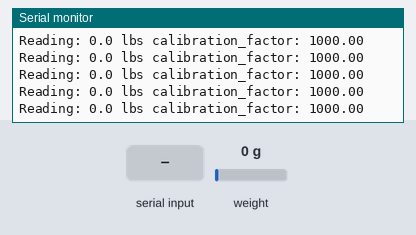
The sketch below on a simulated Arduino Uno, built with avr-gcc and run on an emulated ATmega328P. Shown: the last lines printed to the serial monitor. The inputs (shaded band) are chosen by the test bench; at power-on: weight on the scale 0 g.

Above: at 3.3 s.
3.4 s: weight on the scale set to 100 g
At 3.5 s:
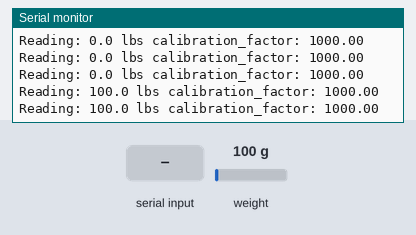
6.4 s: "+" received over Serial
At 6.54 s:
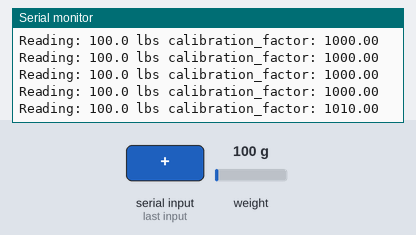
9.4 s: "a" received over Serial
At 9.47 s:
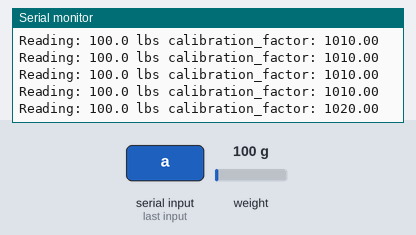
10.9 s: weight on the scale set to 1250 g
At 14.84 s:
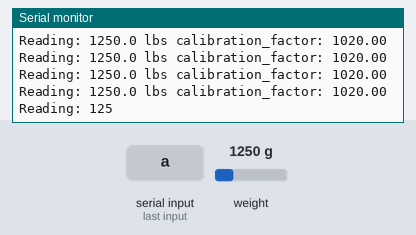
Timing chart, 0 to 14.9 s (numbered marks = the images above; inputs shaded):
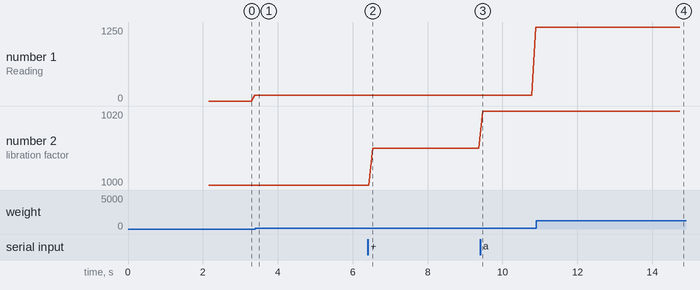

The sketch:

hx711_test.ino
```cpp
// (licence header left out)
#include "HX711.h"

#define DOUT  2
#define CLK  12

HX711 scale;

float calibration_factor = 1000; //-7050 worked for my 440lb max scale setup

void setup() {
  Serial.begin(9600);
  Serial.println("HX711 calibration sketch");
  Serial.println("Remove all weight from scale");
  Serial.println("After readings begin, place known weight on scale");
  Serial.println("Press + or a to increase calibration factor");
  Serial.println("Press - or z to decrease calibration factor");

  scale.begin(DOUT, CLK);
  scale.set_scale();
  scale.tare(); //Reset the scale to 0

  long zero_factor = scale.read_average(); //Get a baseline reading
  Serial.print("Zero factor: "); //This can be used to remove the need to tare the scale. Useful in permanent scale projects.
  Serial.println(zero_factor);
}

void loop() {

  scale.set_scale(calibration_factor); //Adjust to this calibration factor

  Serial.print("Reading: ");
  Serial.print(scale.get_units(), 1);
  Serial.print(" lbs"); //Change this to kg and re-adjust the calibration factor if you follow SI units like a sane person
  Serial.print(" calibration_factor: ");
  Serial.print(calibration_factor);
  Serial.println();

  if(Serial.available())
  {
    char temp = Serial.read();
    if(temp == '+' || temp == 'a')
      calibration_factor += 10;
    else if(temp == '-' || temp == 'z')
      calibration_factor -= 10;
  }
}
```

Measured:
- after the input at 3.4 s, the serial monitor: prints a new line after 0.09 s (image 1)
- after the input at 6.4 s, the serial monitor: prints a new line after 0.13 s (image 2)
- after the input at 9.4 s, the serial monitor: prints a new line after 0.07 s (image 3)
- after the input at 10.9 s, the serial monitor: prints a new line after 0.09 s (image 4)
- plotted number 1: 100 → 1250 after the input at 9.4 s
- plotted number 2: 1000 → 1010 after the input at 6.4 s, 1010 → 1020 after the input at 9.4 s
